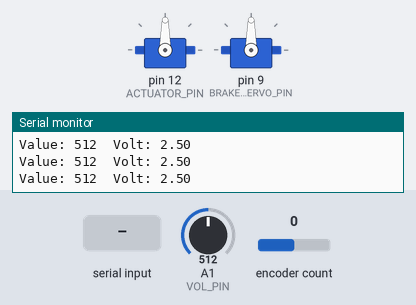
This sketch was run on a simulated Arduino Uno, built with avr-gcc and run on an emulated ATmega328P. On the bench: 2 × servo, the last lines printed to the serial monitor. Inputs (shaded band) come from the test bench; at power-on: A1 (VOL_PIN) = 512, encoder count 0.

Above: at 1.2 s.
1.3 s: "5\n" received over Serial
At 1.78 s:
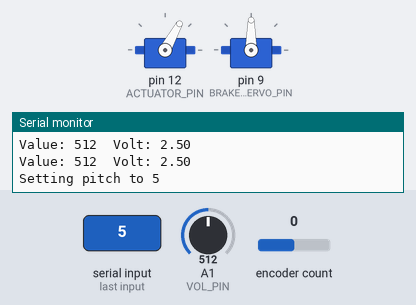
At 3.9 s:
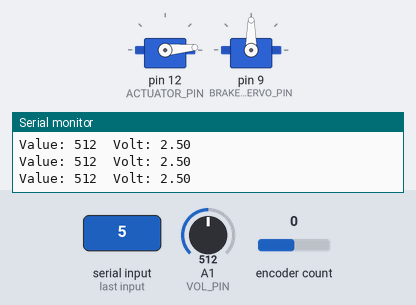
5.9 s: byte 10 ('\n') received over Serial
At 6.6 s:
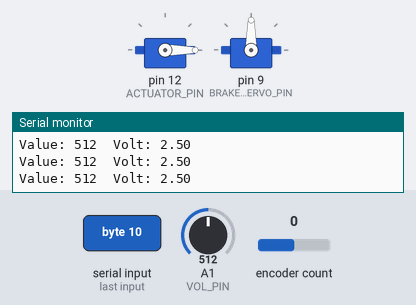
Timing chart, 0 to 8.9 s (numbered marks = the images above; inputs shaded):
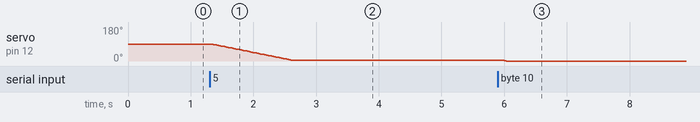

Measured:
- after the input at 1.3 s, servo on pin 12 (ACTUATOR_PIN): moves from 90° to 5° over 1.3 s, starting at once
- after the input at 5.9 s, servo on pin 12 (ACTUATOR_PIN): 5° → 0° after 0.07 s

The sketch:

load_disconnect.ino
```cpp
// https://github.com/arduino-libraries/Servo
// Updated 10/27/2022 to include a load disconnect sense
#include <Servo.h>
#include <Encoder.h> //Uses Encoder library by Paul Stoffregen v 1.4.2

#define ACTUATOR_PIN 12
#define BRAKE_SERVO_PIN 9

const int ENGAGED_BRAKE_ANGLE = 90;
const int DISENGAGED_BRAKE_ANGLE = 110;
const int ACTUATOR_MAX = 80;
const int ACTUATOR_MIN = 0;

bool brakeIsEngaged = false;

Servo pitchControl;
Servo brakeControl;

//   Change the two numbers to the pins connected to your encoder.
//   Best Performance: both pins have interrupt capability
//   Good Performance: only the first pin has interrupt capability
//   Low Performance:  neither pin has interrupt capability
Encoder myEnc(2, 3);

//Used for the encoder
long oldPosition  = -999;
long oldtime = 0;
float dx;
float dt;
float cps;
float rps;
float old_rps;
float delta_rps;

// Input pin for sensing Voltage
const int VOL_PIN = A1;
const int DISCONNECT_THRESHOLD = 1;


void setup() {
    Serial.begin(9600);
    Serial.write("Beginning test! \n");
    pitchControl.attach(ACTUATOR_PIN);
    brakeControl.attach(BRAKE_SERVO_PIN);
}

unsigned int integerValue = 0;
char incomingByte;
int pitch;

void loop() {

  //HANDLE COMMANDS FROM SERIAL MONITOR FOR PITCH AND BRAKE
  if (Serial.available() > 0) {   // something came across serial
    integerValue = 0;      // throw away previous integerValue
    while(1) {        // force into a loop until '\n' is received
      incomingByte = Serial.read();
      if (incomingByte == '\n') break;   // exit the while(1), we're done receiving
      if (incomingByte == -1) continue;  // if no characters are in the buffer read() returns -1
      integerValue *= 10;  // shift left 1 decimal place
      // convert ASCII to integer, add, and shift left 1 decimal place
      integerValue = ((incomingByte - 48) + integerValue);
    }
    // Do something with the value
    pitch = integerValue;
    if (pitchControl.attached()) {
      if (ACTUATOR_MIN <= pitch && pitch <= ACTUATOR_MAX){
        Serial.print("Setting pitch to ");
        Serial.println(pitch);
        set_pitch(pitch);
      } else if (pitch == 19383){ //the decimal representation of 'BRAKE'
        if (!brakeIsEngaged){
          Serial.println("Engaging Brake");
          engageBrake();
          brakeIsEngaged = true;
        } else {
          Serial.println("Disengaging Brake");
          disengageBrake();
          brakeIsEngaged = false;
        }
      } else {
        Serial.println("Invalid Input");
      }
    } else {
      Serial.println("Actuator is not attached.");
    }
  }

  //HANDLE ENCODER
  delay(100);
  encoder();
  checkLoad();
}

void set_pitch(int pitch_angle) {
    int current_angle = pitchControl.read();
    if (pitch_angle < current_angle) {
        for (int pos = current_angle; pos >= pitch_angle; pos--) {
            pitchControl.write(pos);
            delay(15);
        }
    }
    if (pitch_angle > current_angle) {
        for (int pos = current_angle; pos <= pitch_angle; pos++) {
            pitchControl.write(pos);
            delay(15);
        }
    }
    delay(15);
}

void engageBrake() {
  brakeControl.write(ENGAGED_BRAKE_ANGLE);
}

void disengageBrake(){
  brakeControl.write(DISENGAGED_BRAKE_ANGLE);
}

void encoder() {
  long newPosition = myEnc.read();

  if (newPosition != oldPosition) {
    long newtime = micros();
    dx = (newPosition - oldPosition);
    dt = newtime - oldtime;
    oldPosition = newPosition;
    oldtime = newtime;
    cps = dx / (dt / 1000000);
    rps = cps / 2048;
    delta_rps = rps - old_rps;
    old_rps = rps;
    Serial.println(rps);
  }
}

void checkLoad(){
    int value;
    float volt;

    value = analogRead( VOL_PIN );

    volt = value * 5.0 / 1023.0;

    Serial.print( "Value: " );
    Serial.print( value );
    Serial.print( "  Volt: " );
    Serial.println( volt );
    if(value < DISCONNECT_THRESHOLD){
      Serial.println("NO LOAD DETECTED, BEGIN E-STOP");
    }
}

void E_STOP(){
  set_pitch(0);
  engageBrake();
}
```
